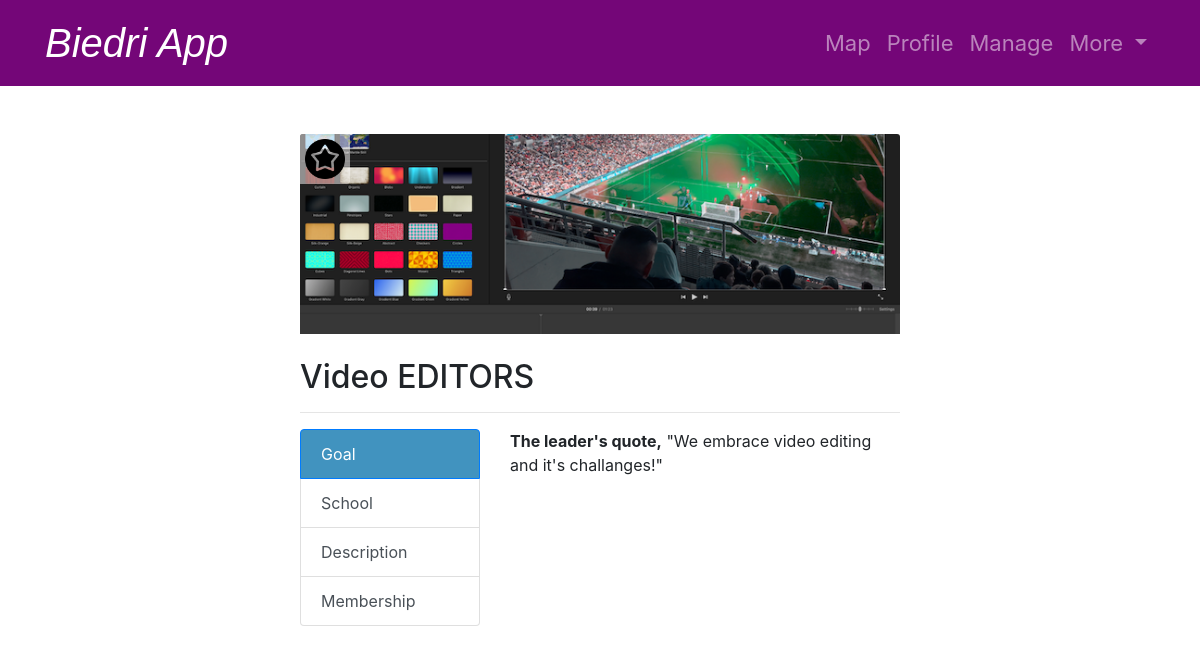
/club/ad-f09e3e (signed in), run on the app's committed database.
### tables this page shows
CREATE TABLE "clubs" (
	"id"	INTEGER,
	"leader_id"	BLOB,
	"name"	TEXT UNIQUE,
	"category"	TEXT,
	"photo"	TEXT,
	"description"	TEXT,
	"school"	TEXT,
	"goal"	TEXT,
	"slug"	TEXT UNIQUE,
	"deleted_at"	TEXT,
	"latitude"	REAL,
	"longitude"	REAL,
	PRIMARY KEY("id" AUTOINCREMENT)
);

### app.py (the view)
@app.route('/club/<slug>', methods=['GET', 'POST'])
def club_details(slug):
    try:
        conn = get_db_connection()
        cursor = conn.cursor()
        club = cursor.execute("SELECT * FROM clubs WHERE slug = ?", (slug,)).fetchone()
        if not club:
            return error("Club not found", 404)
        club_id = club['id']
        if request.method == 'POST':
            cursor.execute("INSERT INTO applications (club_id, app_id) VALUES (?, ?)",
                                                     (club_id, session["user_id"]))
            conn.commit()
            return redirect(url_for('club_details', slug=slug))
        applications = cursor.execute("SELECT * FROM applications WHERE app_id = ? AND club_id = ?", (session["user_id"], club_id)).fetchone()
        applied = bool(applications)
        members = cursor.execute("SELECT * FROM members WHERE club_id = ? AND user_id = ?", (club_id, session["user_id"])).fetchone()
        member = bool(members)
        favourite = cursor.execute("SELECT * FROM favourites WHERE user_id = ? AND club_id = ?", (session["user_id"], club_id,)).fetchone()
        favourites = bool(favourite)
        return render_template('club.html', club=club, applied=applied, member=member, members=members, favourites=favourites)
    except sqlite3.Error as e:
        return error(f"{e}", 500)
    finally:
        conn.close()

### app.py (called while the page is built)
def get_db_connection():
    conn = sqlite3.connect(db)
    conn.row_factory = sqlite3.Row
    return conn

@app.after_request
def after_request(response):
    response.headers["Cache-Control"] = "no-cache, no-store, must-revalidate"
    response.headers["Expires"] = 0
    response.headers["Pragma"] = "no-cache"
    return response

### templates/club.html (shortened to what this page needs)
{% extends "layout.html" %}
{% block main %}
        <div style="position: relative;">
            <img class="card-img-top" src="
            {% if club['photo'] is none %}
                {{ url_for('static', filename='files/club_profile_pictures/jive-sgroup-default-portrait-large.png') }}
            {% else %}
                {{ url_for('static', filename='files/club_profile_pictures/' + club['photo']) }}
            {% endif %}
            " alt="Card image cap">
            <form action="/favourite" method="post">
                <button type="submit" class="btn btn-link favourite-button">
                    <div class="favourite-box">
                        <img class="favourite-star" id="favourite-star-{{ club['id'] }}" src="
                        {% if favourites %}
                            {{ url_for('static', filename='files/system_pictures/favorite_is.png') }}
                        {% else %}
                            {{ url_for('static', filename='files/system_pictures/favorite.png') }}
                        {% endif %}">
                    </div>
                </button>
            </form>
        </div>
        <h2>{{ club["name"] }}</h2>
        <hr>
        <div class="row">
            <div class="col-4">
            <div class="list-group" id="list-tab" role="tablist">
                <a class="list-group-item list-group-item-action active" id="list-home-list" data-toggle="list" href="#list-home" role="tab" aria-controls="home">Goal</a>
                <a class="list-group-item list-group-item-action" id="list-profile-list" data-toggle="list" href="#list-profile" role="tab" aria-controls="profile">School</a>
                <a class="list-group-item list-group-item-action" id="list-messages-list" data-toggle="list" href="#list-messages" role="tab" aria-controls="messages">Description</a>
                <a class="list-group-item list-group-item-action" id="list-settings-list" data-toggle="list" href="#list-settings" role="tab" aria-controls="settings">Membership</a>
            </div>
            </div>
            <div class="col-8">
            <div class="tab-content" id="nav-tabContent">
                <div class="tab-pane fade show active" id="list-home" role="tabpanel" aria-labelledby="list-home-list"><strong>The leader's quote,</strong> "{{ club["goal"] }}"</div>
            </div>
            </div>
        </div>
{% endblock %}

### static/styles.css (style rules this page uses)
.list-group-item-action.active { background-color: #4193bf !important; }
html { overflow-y: scroll; }
.btn-link { padding: 0 !important; }
.card-img-top { width: 100%; height: 200px; object-fit: cover; }
.favourite-box { position: absolute; top: 0; left: 0; padding: 5px; background-color: rgba(255, 253, 253, 0.5); border-top-left-radius: 3px; border-bottom-right-radius: 3px; width: 50px; height: 50px; }
.favourite-star { width: 100%; height: auto; }

### data on the page
clubs: photo (picture), name "Video EDITORS", goal "We embrace video editing and it's challanges!"
